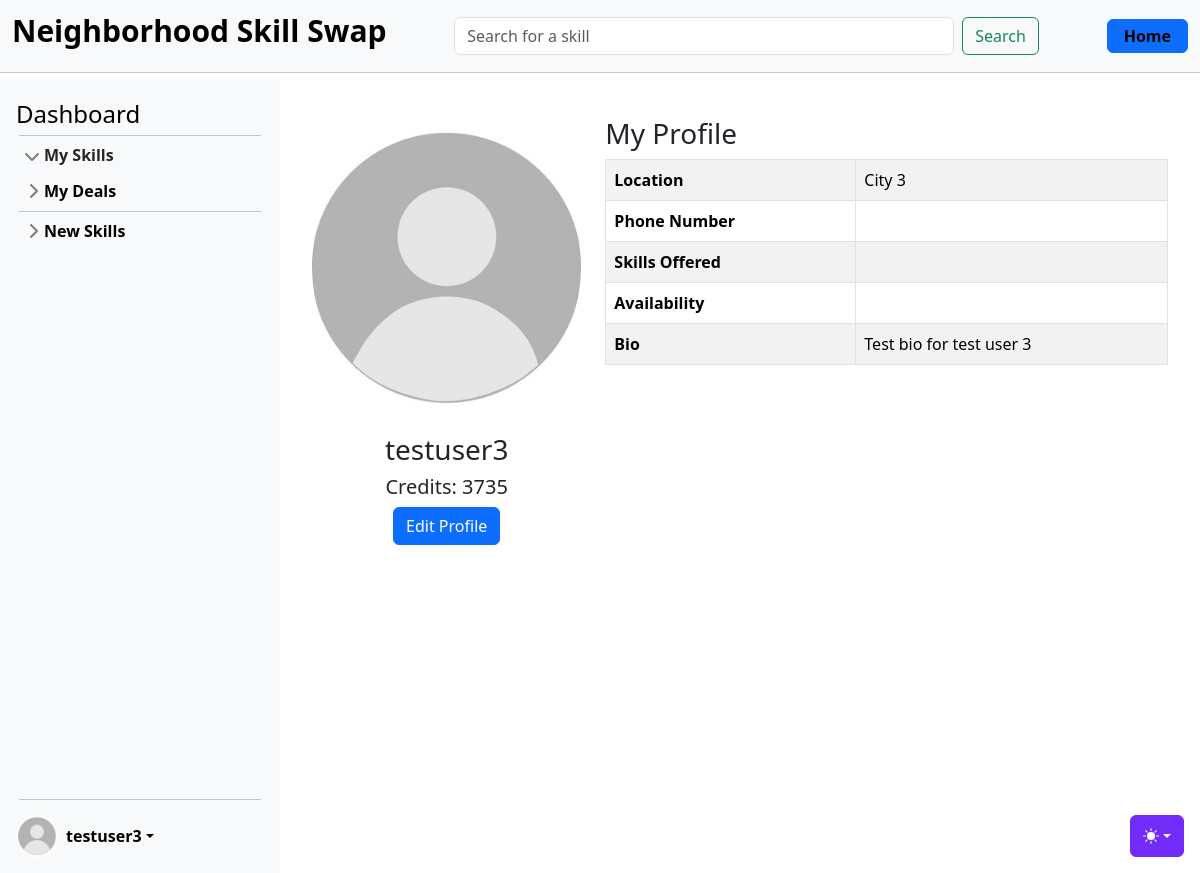
The app's page /accounts/profile/4/ (signed in), older data.
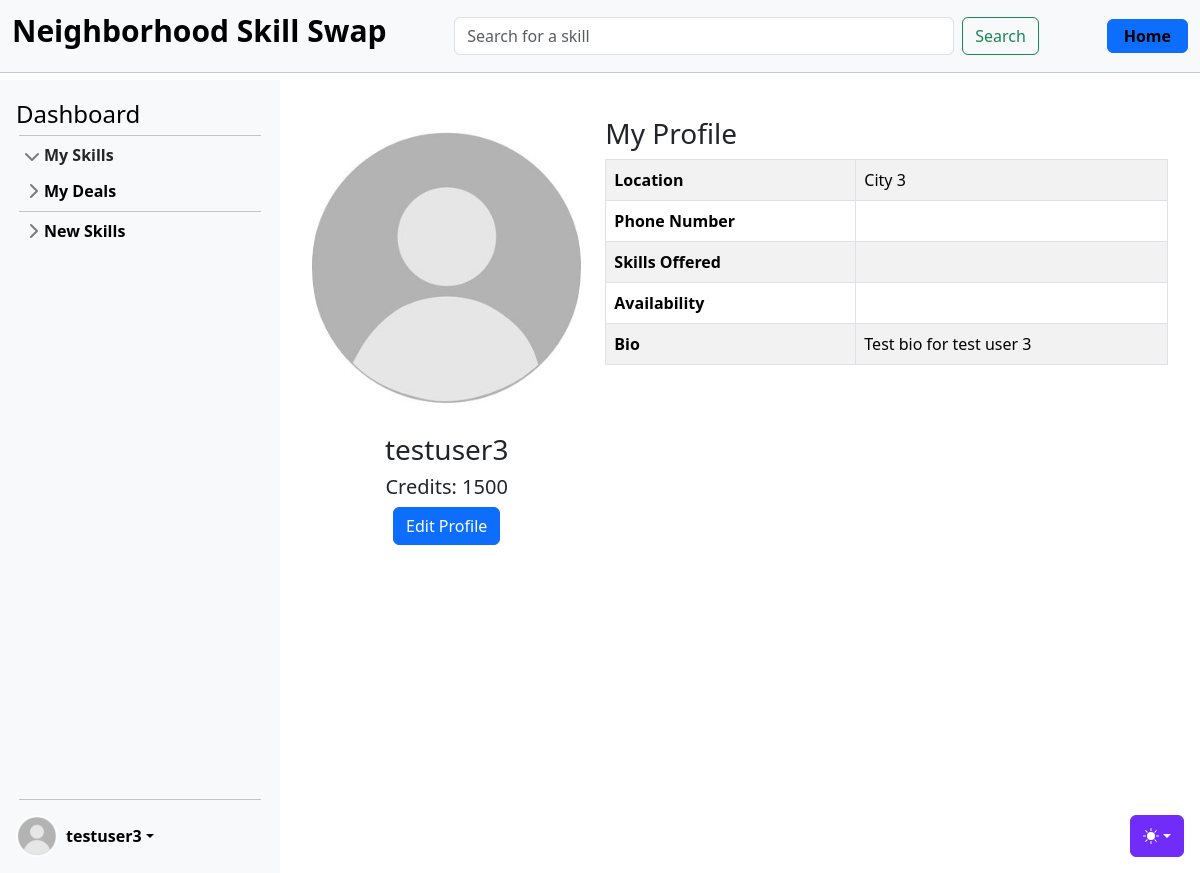
The same page, newer data.
### accounts/models.py (models this page shows, shortened)
class CustomUser(AbstractUser):
    age = models.PositiveIntegerField(null=True, blank=True)

class UserProfile(models.Model):
    user = models.OneToOneField(
        CustomUser, on_delete=models.CASCADE, related_name="profile"
    )  # A one-to-one link to the user model
    profile_image = models.ImageField(
        upload_to="profile_images/", null=True, blank=True
    )  # A field to upload a profile image
    location = models.CharField(
        max_length=255, blank=True
    )  # Information about where the user is located (could be a city, region, or specific address)
    bio = models.TextField(
        max_length=500, blank=True
    )  # A short biography or description about the user.
    phone_number = models.CharField(
        max_length=20, blank=True
    )  # A phone number for contact purposes
    skills_offered = models.TextField(
        max_length=500, blank=True
    )  # A field to summarize the skills the user offers
    availability = models.CharField(
        max_length=255, blank=True
    )  # Information about the user's general availability (e.g., evenings, weekends)
    credits = models.IntegerField(
        default=0
    )  # Field to store the number of credits a user has

### accounts/views.py (the view)
# urls.py: path("profile/<int:user_id>/", ProfileView.as_view(), name="profile"),
class ProfileView(UserPassesTestMixin, DetailView):
    model = UserProfile
    template_name = "registration/profile.html"
    context_object_name = "profile"
    def get_object(self):
        try:
            return UserProfile.objects.get(user__id=self.kwargs["user_id"])
        except UserProfile.DoesNotExist:
            user = CustomUser.objects.get(id=self.kwargs["user_id"])
            return UserProfile.objects.create(user=user)
    def test_func(self) -> bool:
        return self.request.user.id == self.kwargs["user_id"]

### templates/registration/profile.html
{% extends 'base.html' %}
{% load static %}
{% block content %}
<div class="container mt-4">
    <div class="row">
        <div class="col-md-4">
            <div class="card-body text-center">
                {% if user.profile.profile_image %}
                    <img src="{{ user.profile.profile_image.url }}" alt="Profile Picture" class="profile-img mb-3 img-fluid">
                {% else %}
                    <img src="{% static 'img/default_pic.jpg' %}" alt="Profile Picture" class="profile-img mb-3 img-fluid">
                {% endif %}
                <h3>{{ user.username }}</h3>
                <h5>Credits: {{ user.profile.credits }}</h5>
                <a href="{% url 'profile_update' user.id %}" class="btn btn-primary">Edit Profile</a>
            </div>
        </div>
        <div class="col-md-8">
            <h3>My Profile</h3>
            <table class="table table-bordered table-striped">
                <tbody>
                    <tr>
                        <th scope="row">Location</th>
                        <td>{{ user.profile.location }}</td>
                    </tr>
                    <tr>
                        <th scope="row">Phone Number</th>
                        <td>{{ user.profile.phone_number }}</td>
                    </tr>
                    <tr>
                        <th scope="row">Skills Offered</th>
                        <td>{{ user.profile.skills_offered }}</td>
                    </tr>
                    <tr>
                        <th scope="row">Availability</th>
                        <td>{{ user.profile.availability }}</td>
                    </tr>
                    <tr>
                        <th scope="row">Bio</th>
                        <td>{{ user.profile.bio }}</td>
                    </tr>
                </tbody>
            </table>
        </div>
    </div>
    </div>
</div>
{% endblock %}

### templates/base.html (shortened to what this page needs)
{% load static %}
<!doctype html>
<html lang="en" data-bs-theme="auto">
<head>
  <link href="{% static 'css/bootstrap.min.css' %}" rel="stylesheet">
  <link href="{% static 'css/sidebars.css' %}" rel="stylesheet">
  <link href="{% static 'css/main.css' %}" rel="stylesheet">
  <link href="{% static 'css/profile.css' %}" rel="stylesheet">
  <link href="{% static 'css/all.min.css' %}" rel="stylesheet">
  <link href="{% static 'css/bootstrap-icons.css' %}" rel="stylesheet">
  <link href="{% static 'css/dashboard.css' %}" rel="stylesheet">
  <link rel="stylesheet" href="https://cdnjs.cloudflare.com/ajax/libs/bootstrap-icons/1.5.0/font/bootstrap-icons.min.css">
  <link rel="stylesheet" href="https://cdnjs.cloudflare.com/ajax/libs/font-awesome/6.0.0-beta3/css/all.min.css">
</head>
<body>
  <div class="dropdown position-fixed bottom-0 end-0 mb-3 me-3 bd-mode-toggle">
    <button class="btn btn-bd-primary py-2 dropdown-toggle d-flex align-items-center"
            id="bd-theme"
            type="button"
            aria-expanded="false"
            data-bs-toggle="dropdown"
            aria-label="Toggle theme (auto)">
      <svg class="bi my-1 theme-icon-active" width="1em" height="1em"><use href="#circle-half"></use></svg>
    </button>
  </div>
<header class="site-header sticky-top">
  <nav class="navbar navbar-expand-lg bg-body-tertiary">
      <div class="container-fluid">
          <h2 class="navbar-brand mx-auto site-title link-body-emphasis text-decoration-none">
              Neighborhood Skill Swap
          </h2>
          <div class="collapse navbar-collapse justify-content-center" id="navbarNav">
            <form action="{% url 'skill_search' %}" method="get" class="d-flex" role="search">
                <input class="form-control me-2" type="search" name="search_term" placeholder="Search for a skill" aria-label="Search" style="width: 500px">
                <button class="btn btn-outline-success" type="submit">Search</button>
            </form>
          </div>
          <div class="navbar-nav ms-auto">
              <a class="btn btn-primary fw-bold text-black py-1 px-3" href="http://127.0.0.1:8000/">Home</a>
          </div>
      </div>
  </nav>
  <hr style="margin: 0px;">
</header>
<main class="d-flex flex-nowrap vh-100">
  <div class="d-flex flex-column">
    {% include 'partials/_sidebar.html' %}
  </div>
  <div class="flex-grow-1 main-content overflow-auto">
    {% block content %}
    {% endblock %}
</main>
</body>
</html>

### templates/partials/_sidebar.html (shortened to what this page needs)
{% load static %}
<div class="sidebar d-flex flex-column flex-shrink-0 p-3 bg-body-tertiary" style="width: 280px;">
    <a href="{% url 'dashboard' user.id %}" class="d-flex align-items-center mb-3 mb-md-0 me-md-auto link-body-emphasis text-decoration-none">
        <span class="fs-4">Dashboard</span>
    </a>
    <hr>
    <ul class="list-unstyled ps-0">
        <li class="mb-1">
            <button class="btn btn-toggle d-inline-flex align-items-center rounded border-0 collapsed" data-bs-toggle="collapse" data-bs-target="#home-collapse" aria-expanded="true">
                My Skills
            </button>
        </li>
        <li class="mb-1">
            <button class="btn btn-toggle d-inline-flex align-items-center rounded border-0 collapsed" data-bs-toggle="collapse" data-bs-target="#dashboard-collapse" aria-expanded="false">
                My Deals
            </button>
        </li>
        <hr>
        <li class="mb-1">
            <button class="btn btn-toggle d-inline-flex align-items-center rounded border-0 collapsed" data-bs-toggle="collapse" data-bs-target="#orders-collapse" aria-expanded="false">
                New Skills
            </button>
        </li>
    </ul>
    <div class="dropdown mt-auto">
        <hr style="margin-bottom: 15px;">
        <a href="#" class="d-flex align-items-center link-body-emphasis text-decoration-none dropdown-toggle" data-bs-toggle="dropdown" aria-expanded="false">
            {% if user.is_authenticated %}
                {% if user.profile.profile_image %}
                    <img src="{{ user.profile.profile_image.url }}" alt="" width="42" height="42" class="rounded-circle me-2">
                {% else %}
                    <img src="{% static 'img/default_pic.jpg' %}" alt="" width="42" height="42" class="rounded-circle me-2">
                {% endif %}
                <strong>{{ user.username }}</strong>
            {% else %}
                <strong>User</strong>
            {% endif %}
        </a>
    </div>
</div>

### static/css/sidebars.css (style rules this page uses)
body { min-height: 100vh; min-height: -webkit-fill-available; }
html { height: -webkit-fill-available; }
main { height: 100vh; height: -webkit-fill-available; max-height: 100vh; overflow-x: auto; overflow-y: hidden; }
.dropdown-toggle { outline: 0; }
.btn-toggle { padding: .25rem .5rem; font-weight: 600; color: var(--bs-emphasis-color); background-color: transparent; }
.btn-toggle::before { width: 1.25em; line-height: 0; transition: transform .35s ease; transform-origin: .5em 50%; }
.btn-toggle[aria-expanded="true"] { color: rgba(var(--bs-emphasis-color-rgb), .85); }
.btn-toggle[aria-expanded="true"]::before { transform: rotate(90deg); }

### static/css/main.css (style rules this page uses)
.bi { vertical-align: -.125em; fill: currentColor; }
.btn-bd-primary { --bd-violet-bg: #712cf9; --bd-violet-rgb: 112.520718, 44.062154, 249.437846; --bs-btn-font-weight: 600; --bs-btn-color: var(--bs-white); --bs-btn-bg: var(--bd-violet-bg); --bs-btn-border-color: var(--bd-violet-bg); --bs-btn-hover-color: var(--bs-white); --bs-btn-hover-bg: #6528e0; --bs-btn-hover-border-color: #6528e0; --bs-btn-focus-shadow-rgb: var(--bd-violet-rgb); --bs-btn-active-color: var(--bs-btn-hover-color); --bs-btn-active-bg: #5a23c8; --bs-btn-active-border-color: #5a23c8; }
.bd-mode-toggle { z-index: 1500; }
.site-title { font-size: 30px; font-weight: bold; color: whitesmoke; margin-bottom: 10px; }
hr { margin: 3px; }
.site-header { margin-bottom: 0; }
.sidebar { position: fixed; top: 80px; left: 0; bottom: 0; width: 280px; padding: 20px; background-color: #f8f9fa; overflow-y: auto; z-index: 1000; }
.main-content { margin-left: 280px; padding: 20px; }

### static/css/profile.css (style rules this page uses)
.profile-img { border-radius: 50%; width: 300px; height: 300px; object-fit: cover; }
.table-striped tbody tr:nth-of-type(odd) { background-color: #ffffff; }
.table th { width:250px; height: auto; }

Row changes from the older to the newer data that the page shows:
changed CustomUser "testuser3": profile.credits "3735" → "1500"
